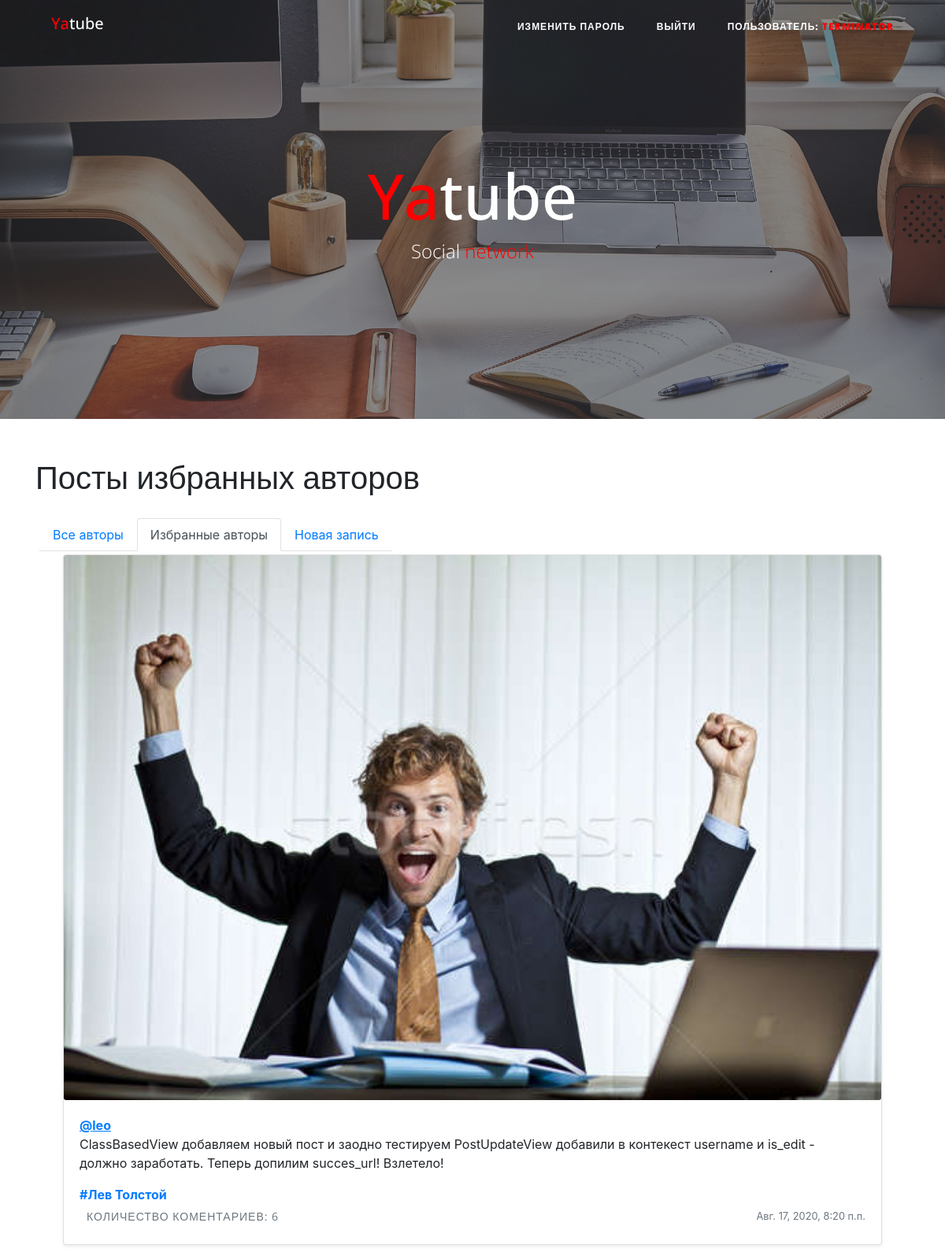
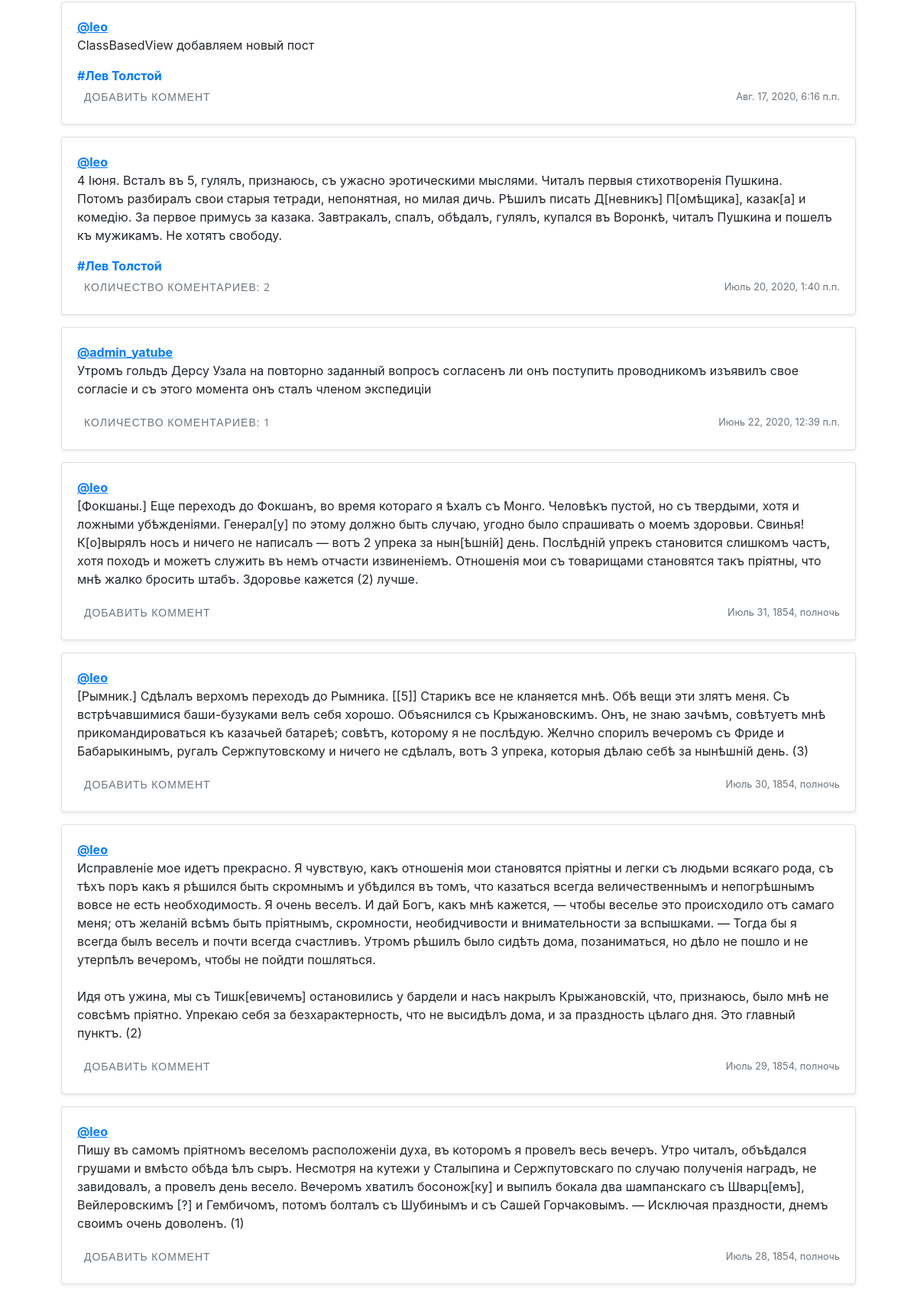
Page /follow/ (signed in, upper part) on the committed database (2 pictures, top to bottom).
### posts/models.py (models this page shows, shortened)
class Post(models.Model):
    text = models.TextField()
    pub_date = models.DateTimeField("date published", auto_now_add=True, db_index=True)
    author = models.ForeignKey(User, on_delete=models.CASCADE, related_name="author_posts")
    group = models.ForeignKey(Group, on_delete=models.SET_NULL,
                              null=True, related_name="posts", blank=True)
    image = models.ImageField(upload_to="posts/", blank=True, null=True)
    class Meta:
        ordering = ["-pub_date"]

class Group(models.Model):
    title = models.CharField(max_length=200)
    slug = models.SlugField(max_length=200, unique=True)
    description = models.TextField(max_length=400, blank=True)

### posts/views.py (the view)
# urls.py: path("follow/", follow_index, name="follow_index"),
@login_required
def follow_index(request):
    author = get_object_or_404(User, username=request.user)
    post_list = Post.objects.filter(author__following__user=request.user)
    count_posts = post_list.count()
    paginator = Paginator(post_list, 10)
    page_number = request.GET.get("page")
    page = paginator.get_page(page_number)
    return render(request, "follow.html",
                  {"author": author,
                   "count_posts": count_posts,
                   "page": page,
                   "paginator": paginator,
                   })

### templates/follow.html (shortened to what this page needs)
{% extends "base.html" %}
{% block content %}
    <h1> Посты избранных авторов </h1>
    <div class="card-body">
        {% include "includes/menu.html" with follow=True %}
        <div class="container">
            {% for post in page %}
                {% include "includes/post_item.html" with post=post %}
            {% endfor %}
        </div>
    </div>
{% endblock %}

### templates/includes/nav.html (shortened to what this page needs)
<nav class="navbar navbar-expand-lg navbar-light fixed-top" id="mainNav">
    <div class="container">
        <a class="navbar-brand" href="{% url "index" %}"><h5><span style="color:red">Ya</span>tube</h5></a>
        <div class="collapse navbar-collapse" id="navbarResponsive">
            <ul class="navbar-nav ml-auto">
                {% if not user.is_authenticated %}
                    <li class="nav-item">
                        <a class="nav-link " href="{% url "login" %}">Войти</a>
                    </li>
                    <li class="nav-item">
                        <a class="nav-link " href="{% url "signup" %}">Регистрация</a>
                    </li>
                    <li class="nav-item">
                {% else %}
                <li class="nav-item">
                    <a class="nav-link " href="{% url "password_change" %}">Изменить пароль</a>
                </li>
                <li class="nav-item">
                    <a class="nav-link " href="{% url "logout" %}">Выйти</a>
                </li>
                <li class="nav-item">
                    <a class="nav-link ">Пользователь: <span style="color: red">{{ user.username }}</span></a>
                </li>
                {% endif %}
            </ul>
        </div>
    </div>
</nav>

### templates/includes/post_item.html (shortened to what this page needs)
<div class="card mb-3 mt-1 shadow-sm">
    {% load thumbnail %}
    {% thumbnail post.image "430x135" crop="center" upscale=True as im %}
        <img class="card-img" src="{{ im.url }}" />
    {% endthumbnail %}
    <div class="card-body">
        <p class="card-text">
            <a name="post_{{ post.id }}" href="{% url "profile" post.author.username %}">
                <strong class="d-block text-gray-dark">@{{ post.author }}</strong>
            </a>
            {{ post.text|linebreaksbr }}
        </p>
        {% if post.group %}
            <a class="card-link muted" href="{% url "group_posts" post.group.slug %}">
                <strong class="d-block text-gray-dark">#{{ post.group.title }}</strong>
            </a>
        {% endif %}
        <div class="d-flex justify-content-between align-items-center">
            <div class="btn-group ">
                <a class="btn btn-sm text-muted" href="{% url "post_view" post.author.username post.id %}" role="button">
                    {% if post.comments.exists %}
                        Количество коментариев: {{ post.comments.count }}
                    {% else%}
                        Добавить коммент
                    {% endif %}
                </a>
            </div>
            <small class="text-muted">{{ post.pub_date }}</small>
        </div>
    </div>
</div>

### rows in the picture
Post: author "leo", text "ClassBasedView добавляем новый пост и заодно тестируем PostUpdateView добавили в контекест username и is_edit - должно заработать. Теперь допилим succes_url! Взлетело!", group "Лев Толстой", comments.count "6", pub_date "Авг. 17, 2020, 8:20 п.п."
Post: author "leo", text "ClassBasedView добавляем новый пост", group "Лев Толстой", shows "ДОБАВИТЬ КОММЕНТ", pub_date "Авг. 17, 2020, 6:16 п.п."
Post: author "leo", text "4 Іюня. Всталъ въ 5, гулялъ, признаюсь, съ ужасно эротическими мыслями. Читалъ первыя стихотворенія Пушкина. Потомъ разбиралъ свои старыя тетради, непонятная, но милая дичь. Рѣшилъ писать Д[невникъ] П[омѣщика], казак[а] и комедію. За первое примусь за казака. Завтракалъ, спалъ, обѣдалъ, гулялъ, купался въ Воронкѣ, читалъ Пушкина и пошелъ къ мужикамъ. Не хотятъ свободу.", group "Лев Толстой", comments.count "2", pub_date "Июль 20, 2020, 1:40 п.п."
Post: author "admin_yatube", text "Утромъ гольдъ Дерсу Узала на повторно заданный вопросъ согласенъ ли онъ поступить проводникомъ изъявилъ свое согласіе и съ этого момента онъ сталъ членом экспедиціи", comments.count "1", pub_date "Июнь 22, 2020, 12:39 п.п."
Post: author "leo", text "[Фокшаны.] Еще переходъ до Фокшанъ, во время котораго я ѣхалъ съ Монго. Человѣкъ пустой, но съ твердыми, хотя и ложными убѣжденіями. Генерал[у] по этому должно быть случаю, угодно было спрашивать о моемъ здоровьи. Свинья! К[о]вырялъ носъ и ничего не написалъ — вотъ 2 упрека за нын[ѣшній] день. Послѣдній упрекъ становится слишкомъ частъ, хотя походъ и можетъ служить въ немъ отчасти извиненіемъ. Отношенія мои съ товарищами становятся такъ пріятны, что мнѣ жалко бросить штабъ. Здоровье кажется (2) лучше.", shows "ДОБАВИТЬ КОММЕНТ", pub_date "Июль 31, 1854, полночь"
Post: author "leo", text "[Рымник.] Сдѣлалъ верхомъ переходъ до Рымника. [[5]] Старикъ все не кланяется мнѣ. Обѣ вещи эти злятъ меня. Съ встрѣчавшимися баши-бузуками велъ себя хорошо. Объяснился съ Крыжановскимъ. Онъ, не знаю зачѣмъ, совѣтуетъ мнѣ прикомандироваться къ казачьей батареѣ; совѣтъ, которому я не послѣдую. Желчно спорилъ вечеромъ съ Фриде и Бабарыкинымъ, ругалъ Сержпутовскому и ничего не сдѣлалъ, вотъ 3 упрека, которыя дѣлаю себѣ за нынѣшній день. (3)", shows "ДОБАВИТЬ КОММЕНТ", pub_date "Июль 30, 1854, полночь"
Post: author "leo", text "Исправленіе мое идетъ прекрасно. Я чувствую, какъ отношенія мои становятся пріятны и легки съ людьми всякаго рода, съ тѣхъ поръ какъ я рѣшился быть скромнымъ и убѣдился въ томъ, что казаться всегда величественнымъ и непогрѣшнымъ вовсе не есть необходимость. Я очень веселъ. И дай Богъ, какъ мнѣ кажется, — чтобы веселье это происходило отъ самаго меня; отъ желаній всѣмъ быть пріятнымъ, скромности, необидчивости и внимательности за вспышками. — Тогда бы я всегда былъ веселъ и почти всегда счастливъ. Утромъ рѣшилъ было сидѣть дома, позаниматься, но дѣло не пошло и не утерпѣлъ вечеромъ, чтобы не пойдти пошляться. Идя отъ ужина, мы съ Тишк[евичемъ] остановились у бардели и насъ накрылъ…", shows "ДОБАВИТЬ КОММЕНТ", pub_date "Июль 29, 1854, полночь"
Post: author "leo", text "Пишу въ самомъ пріятномъ веселомъ расположеніи духа, въ которомъ я провелъ весь вечеръ. Утро читалъ, объѣдался грушами и вмѣсто обѣда ѣлъ сыръ. Несмотря на кутежи у Сталыпина и Сержпутовскаго по случаю полученія наградъ, не завидовалъ, а провелъ день весело. Вечеромъ хватилъ босонож[ку] и выпилъ бокала два шампанскаго съ Шварц[емъ], Вейлеровскимъ [?] и Гембичомъ, потомъ болталъ съ Шубинымъ и съ Сашей Горчаковымъ. — Исключая праздности, днемъ своимъ очень доволенъ. (1)", shows "ДОБАВИТЬ КОММЕНТ", pub_date "Июль 28, 1854, полночь"

### other values in the picture
{{ user.username }} "TERMINATOR"
